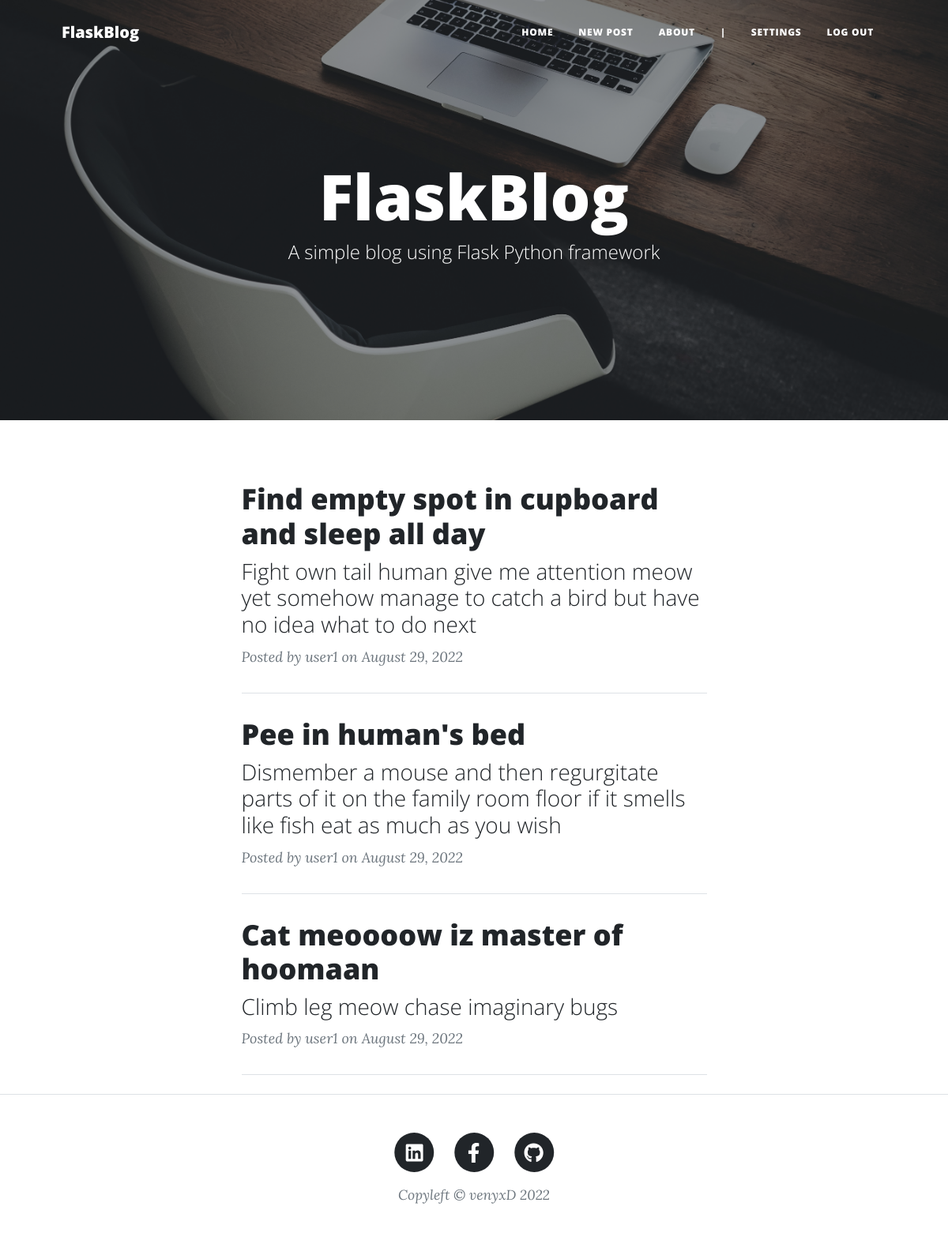
/ (signed in), run on an earlier commit of the app's database.
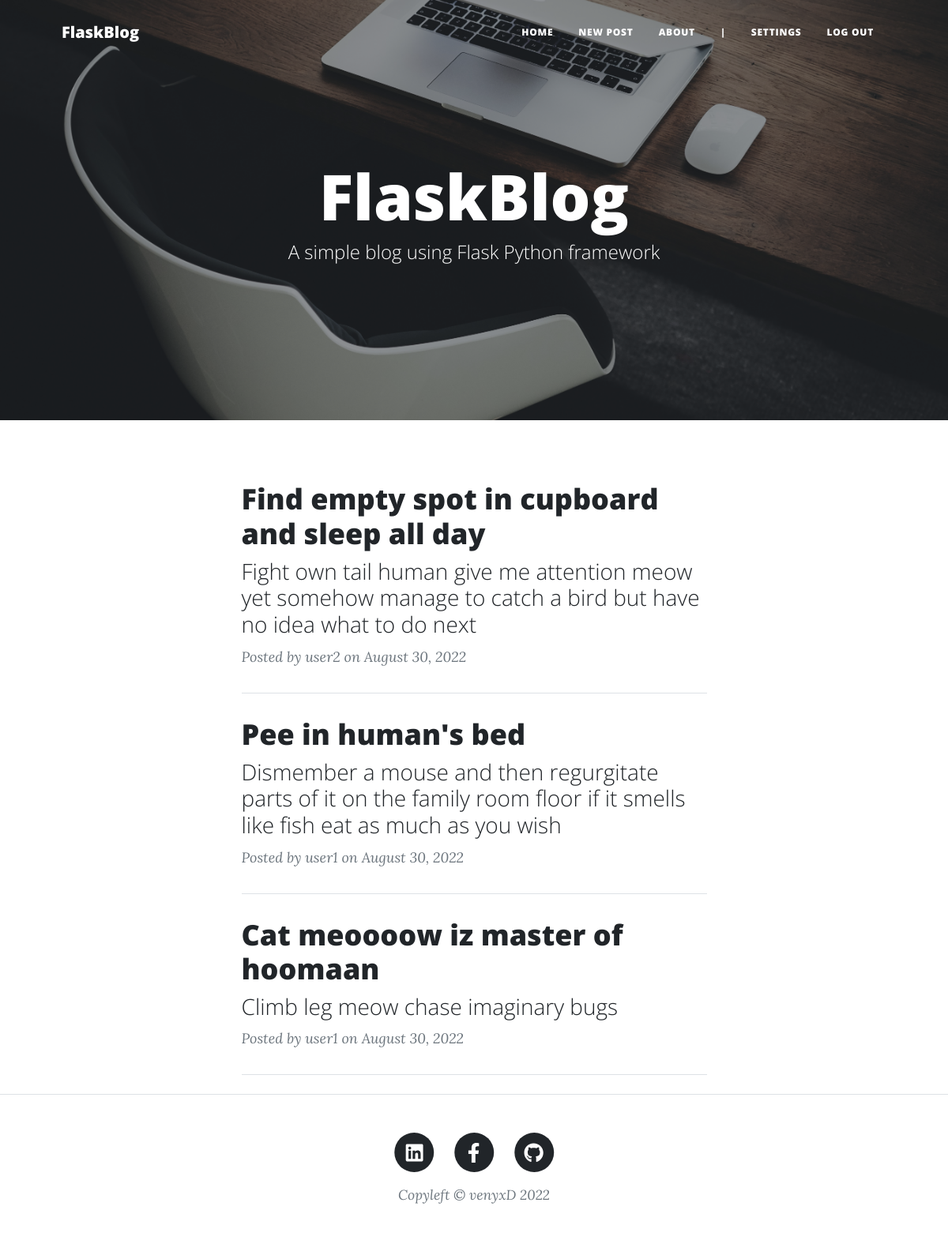
And on a later commit of the database.
### app.py (models this page shows, shortened)
class Post(db.Model):
    __tablename__ = 'posts'
    id = db.Column(db.Integer, primary_key=True)
    user_id = db.Column(db.Integer)
    created = db.Column(db.DateTime)
    title = db.Column(db.String(50))
    subtitle = db.Column(db.String(50))
    content = db.Column(db.Text)

class User(db.Model):
    __tablename__ = 'users'
    id = db.Column(db.Integer, primary_key=True)
    username = db.Column(db.String(50))
    hash = db.Column(db.String)

### app.py (the view)
@app.route('/')
def index():
    posts = db.session.query(Post, User.username).join(User, Post.user_id == User.id).order_by(Post.created.desc()).all()
    return render_template('index.html', posts=posts)

### app.py (called while the page is built)
@app.after_request
def after_request(response):
    response.headers["Cache-Control"] = "no-cache, no-store, must-revalidate"
    response.headers["Expires"] = 0
    response.headers["Pragma"] = "no-cache"
    return response

### templates/index.html (shortened to what this page needs)
{% extends 'layout.html' %}
{% block background %}
    <header class="masthead" style="background-image: url('/static/img/index-bg.jpeg')">
{% endblock %}
{% block header %}
    <h1>FlaskBlog</h1>
    <span class="subheading">A simple blog using Flask Python framework</span>
{% endblock %}
{% block main %}
    {% for post in posts %}
        <div class="post-preview">
            <a href="{{ url_for('post', post_id=post[0].id) }}">
                <h2 class="post-title">{{ post[0].title }}</h2>
                <h3 class="post-subtitle">{{ post[0].subtitle }}</h3>
            </a>
            <p class="post-meta">
                Posted by {{ post[1] }} on {{ post[0].created.strftime('%B %d, %Y') }}
            </p>
            <hr class="my-4" />
        </div>
    {% endfor %}
{% endblock %}

What changed in the data, as far as the page shows it:
changed Post "Find empty spot in cupboard and sleep all day": username "user1" → "user2"; created "August 29, 2022" → "August 30, 2022"
changed Post "Pee in human's bed": created "August 29, 2022" → "August 30, 2022"
changed Post "Cat meoooow iz master of hoomaan": created "August 29, 2022" → "August 30, 2022"
